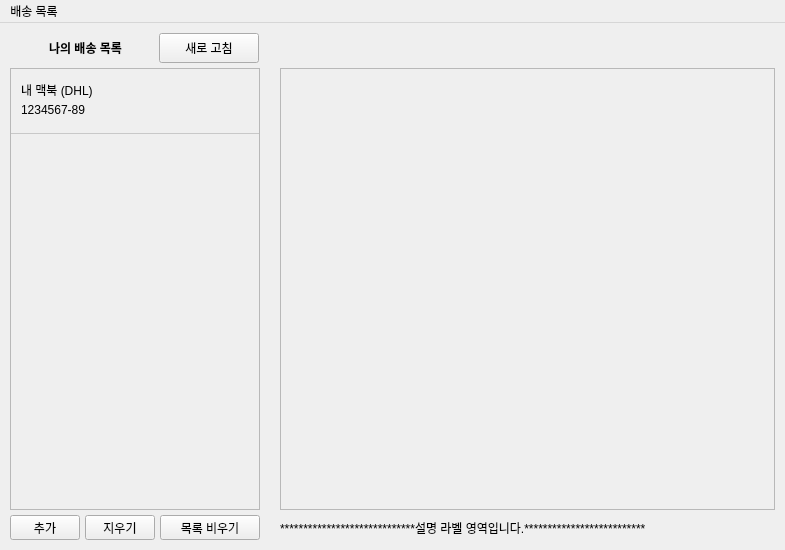
<?xml version="1.0" encoding="UTF-8"?>
<ui version="4.0">
 <class>MainWindow</class>
 <widget class="QMainWindow" name="MainWindow">
  <property name="geometry">
   <rect>
    <x>0</x>
    <y>0</y>
    <width>785</width>
    <height>550</height>
   </rect>
  </property>
  <property name="minimumSize">
   <size>
    <width>640</width>
    <height>480</height>
   </size>
  </property>
  <property name="maximumSize">
   <size>
    <width>1920</width>
    <height>1080</height>
   </size>
  </property>
  <property name="windowTitle">
   <string>어디</string>
  </property>
  <property name="statusTip">
   <string/>
  </property>
  <widget class="QWidget" name="centralwidget">
   <layout class="QGridLayout" name="gridLayout">
    <property name="leftMargin">
     <number>10</number>
    </property>
    <property name="topMargin">
     <number>10</number>
    </property>
    <property name="rightMargin">
     <number>10</number>
    </property>
    <property name="bottomMargin">
     <number>10</number>
    </property>
    <property name="horizontalSpacing">
     <number>0</number>
    </property>
    <property name="verticalSpacing">
     <number>5</number>
    </property>
    <item row="1" column="2">
     <spacer name="horizontalSpacer">
      <property name="orientation">
       <enum>Qt::Horizontal</enum>
      </property>
      <property name="sizeType">
       <enum>QSizePolicy::Fixed</enum>
      </property>
      <property name="sizeHint" stdset="0">
       <size>
        <width>20</width>
        <height>20</height>
       </size>
      </property>
     </spacer>
    </item>
    <item row="1" column="3">
     <widget class="QScrollArea" name="scrollArea_2">
      <property name="styleSheet">
       <string notr="true"/>
      </property>
      <property name="widgetResizable">
       <bool>true</bool>
      </property>
      <widget class="QWidget" name="scrollAreaWidgetContents_4">
       <property name="geometry">
        <rect>
         <x>0</x>
         <y>0</y>
         <width>493</width>
         <height>441</height>
        </rect>
       </property>
      </widget>
     </widget>
    </item>
    <item row="2" column="0">
     <widget class="QWidget" name="widget" native="true">
      <property name="sizePolicy">
       <sizepolicy hsizetype="Fixed" vsizetype="Fixed">
        <horstretch>0</horstretch>
        <verstretch>0</verstretch>
       </sizepolicy>
      </property>
      <property name="minimumSize">
       <size>
        <width>250</width>
        <height>25</height>
       </size>
      </property>
      <property name="contextMenuPolicy">
       <enum>Qt::NoContextMenu</enum>
      </property>
      <layout class="QHBoxLayout" name="horizontalLayout">
       <property name="spacing">
        <number>5</number>
       </property>
       <property name="sizeConstraint">
        <enum>QLayout::SetNoConstraint</enum>
       </property>
       <property name="leftMargin">
        <number>0</number>
       </property>
       <property name="topMargin">
        <number>0</number>
       </property>
       <property name="rightMargin">
        <number>0</number>
       </property>
       <property name="bottomMargin">
        <number>0</number>
       </property>
       <item>
        <widget class="QPushButton" name="pushButton_2">
         <property name="sizePolicy">
          <sizepolicy hsizetype="Fixed" vsizetype="Fixed">
           <horstretch>0</horstretch>
           <verstretch>0</verstretch>
          </sizepolicy>
         </property>
         <property name="minimumSize">
          <size>
           <width>50</width>
           <height>25</height>
          </size>
         </property>
         <property name="maximumSize">
          <size>
           <width>100</width>
           <height>25</height>
          </size>
         </property>
         <property name="text">
          <string>추가</string>
         </property>
        </widget>
       </item>
       <item>
        <widget class="QPushButton" name="pushButton_3">
         <property name="sizePolicy">
          <sizepolicy hsizetype="Fixed" vsizetype="Fixed">
           <horstretch>0</horstretch>
           <verstretch>0</verstretch>
          </sizepolicy>
         </property>
         <property name="minimumSize">
          <size>
           <width>70</width>
           <height>25</height>
          </size>
         </property>
         <property name="maximumSize">
          <size>
           <width>100</width>
           <height>25</height>
          </size>
         </property>
         <property name="text">
          <string>지우기</string>
         </property>
        </widget>
       </item>
       <item>
        <widget class="QPushButton" name="pushButton">
         <property name="sizePolicy">
          <sizepolicy hsizetype="Fixed" vsizetype="Fixed">
           <horstretch>0</horstretch>
           <verstretch>0</verstretch>
          </sizepolicy>
         </property>
         <property name="minimumSize">
          <size>
           <width>100</width>
           <height>25</height>
          </size>
         </property>
         <property name="maximumSize">
          <size>
           <width>100</width>
           <height>25</height>
          </size>
         </property>
         <property name="text">
          <string>목록 비우기</string>
         </property>
        </widget>
       </item>
      </layout>
     </widget>
    </item>
    <item row="1" column="0">
     <widget class="QScrollArea" name="scrollArea">
      <property name="sizePolicy">
       <sizepolicy hsizetype="Fixed" vsizetype="Expanding">
        <horstretch>20</horstretch>
        <verstretch>0</verstretch>
       </sizepolicy>
      </property>
      <property name="minimumSize">
       <size>
        <width>250</width>
        <height>0</height>
       </size>
      </property>
      <property name="styleSheet">
       <string notr="true"/>
      </property>
      <property name="frameShape">
       <enum>QFrame::StyledPanel</enum>
      </property>
      <property name="frameShadow">
       <enum>QFrame::Sunken</enum>
      </property>
      <property name="lineWidth">
       <number>1</number>
      </property>
      <property name="horizontalScrollBarPolicy">
       <enum>Qt::ScrollBarAlwaysOff</enum>
      </property>
      <property name="widgetResizable">
       <bool>true</bool>
      </property>
      <property name="alignment">
       <set>Qt::AlignHCenter|Qt::AlignTop</set>
      </property>
      <widget class="QWidget" name="TraceScrollList">
       <property name="geometry">
        <rect>
         <x>0</x>
         <y>0</y>
         <width>250</width>
         <height>441</height>
        </rect>
       </property>
       <property name="layoutDirection">
        <enum>Qt::LeftToRight</enum>
       </property>
       <layout class="QVBoxLayout" name="verticalLayout">
        <property name="spacing">
         <number>0</number>
        </property>
        <property name="sizeConstraint">
         <enum>QLayout::SetFixedSize</enum>
        </property>
        <property name="leftMargin">
         <number>0</number>
        </property>
        <property name="topMargin">
         <number>0</number>
        </property>
        <property name="rightMargin">
         <number>0</number>
        </property>
        <property name="bottomMargin">
         <number>0</number>
        </property>
        <item>
         <widget class="QWidget" name="widget_3" native="true">
          <property name="sizePolicy">
           <sizepolicy hsizetype="Fixed" vsizetype="Fixed">
            <horstretch>0</horstretch>
            <verstretch>0</verstretch>
           </sizepolicy>
          </property>
          <property name="minimumSize">
           <size>
            <width>250</width>
            <height>65</height>
           </size>
          </property>
          <property name="autoFillBackground">
           <bool>false</bool>
          </property>
          <property name="styleSheet">
           <string notr="true">border : 1px solid grey;
border-right-color: rgba(255, 255, 255, 0);
border-left-color: rgba(255, 255, 255, 0);
border-top-color: rgba(255, 255, 255, 0);
border-bottom-color : rgba(200,200,200,255);</string>
          </property>
          <widget class="QLabel" name="label_6">
           <property name="geometry">
            <rect>
             <x>10</x>
             <y>10</y>
             <width>121</width>
             <height>21</height>
            </rect>
           </property>
           <property name="styleSheet">
            <string notr="true">border : 0px solid white;</string>
           </property>
           <property name="text">
            <string>내 맥북 (DHL)</string>
           </property>
          </widget>
          <widget class="QLabel" name="label_7">
           <property name="geometry">
            <rect>
             <x>10</x>
             <y>30</y>
             <width>121</width>
             <height>21</height>
            </rect>
           </property>
           <property name="styleSheet">
            <string notr="true">border : 0px solid white;</string>
           </property>
           <property name="text">
            <string>1234567-89</string>
           </property>
          </widget>
         </widget>
        </item>
       </layout>
      </widget>
     </widget>
    </item>
    <item row="2" column="3">
     <widget class="QLabel" name="label_2">
      <property name="text">
       <string>*****************************설명 라벨 영역입니다.**************************</string>
      </property>
     </widget>
    </item>
    <item row="0" column="0">
     <widget class="QWidget" name="widget_2" native="true">
      <property name="sizePolicy">
       <sizepolicy hsizetype="Fixed" vsizetype="Fixed">
        <horstretch>0</horstretch>
        <verstretch>0</verstretch>
       </sizepolicy>
      </property>
      <property name="minimumSize">
       <size>
        <width>250</width>
        <height>30</height>
       </size>
      </property>
      <widget class="QPushButton" name="Button_Refresh">
       <property name="geometry">
        <rect>
         <x>149</x>
         <y>0</y>
         <width>100</width>
         <height>30</height>
        </rect>
       </property>
       <property name="sizePolicy">
        <sizepolicy hsizetype="Fixed" vsizetype="Fixed">
         <horstretch>0</horstretch>
         <verstretch>0</verstretch>
        </sizepolicy>
       </property>
       <property name="minimumSize">
        <size>
         <width>100</width>
         <height>30</height>
        </size>
       </property>
       <property name="maximumSize">
        <size>
         <width>100</width>
         <height>30</height>
        </size>
       </property>
       <property name="toolTipDuration">
        <number>0</number>
       </property>
       <property name="text">
        <string>새로 고침</string>
       </property>
      </widget>
      <widget class="QLabel" name="label">
       <property name="geometry">
        <rect>
         <x>0</x>
         <y>0</y>
         <width>151</width>
         <height>30</height>
        </rect>
       </property>
       <property name="font">
        <font>
         <weight>75</weight>
         <bold>true</bold>
        </font>
       </property>
       <property name="text">
        <string>나의 배송 목록</string>
       </property>
       <property name="alignment">
        <set>Qt::AlignCenter</set>
       </property>
      </widget>
     </widget>
    </item>
   </layout>
  </widget>
  <widget class="QMenuBar" name="menubar">
   <property name="geometry">
    <rect>
     <x>0</x>
     <y>0</y>
     <width>785</width>
     <height>22</height>
    </rect>
   </property>
   <property name="statusTip">
    <string/>
   </property>
   <property name="nativeMenuBar">
    <bool>true</bool>
   </property>
   <widget class="QMenu" name="menutest">
    <property name="title">
     <string>배송 목록</string>
    </property>
    <addaction name="action_3"/>
   </widget>
   <addaction name="menutest"/>
  </widget>
  <action name="action_3">
   <property name="text">
    <string>새 배송 추가</string>
   </property>
   <property name="shortcut">
    <string extracomment="N"/>
   </property>
  </action>
 </widget>
 <resources/>
 <connections/>
</ui>
